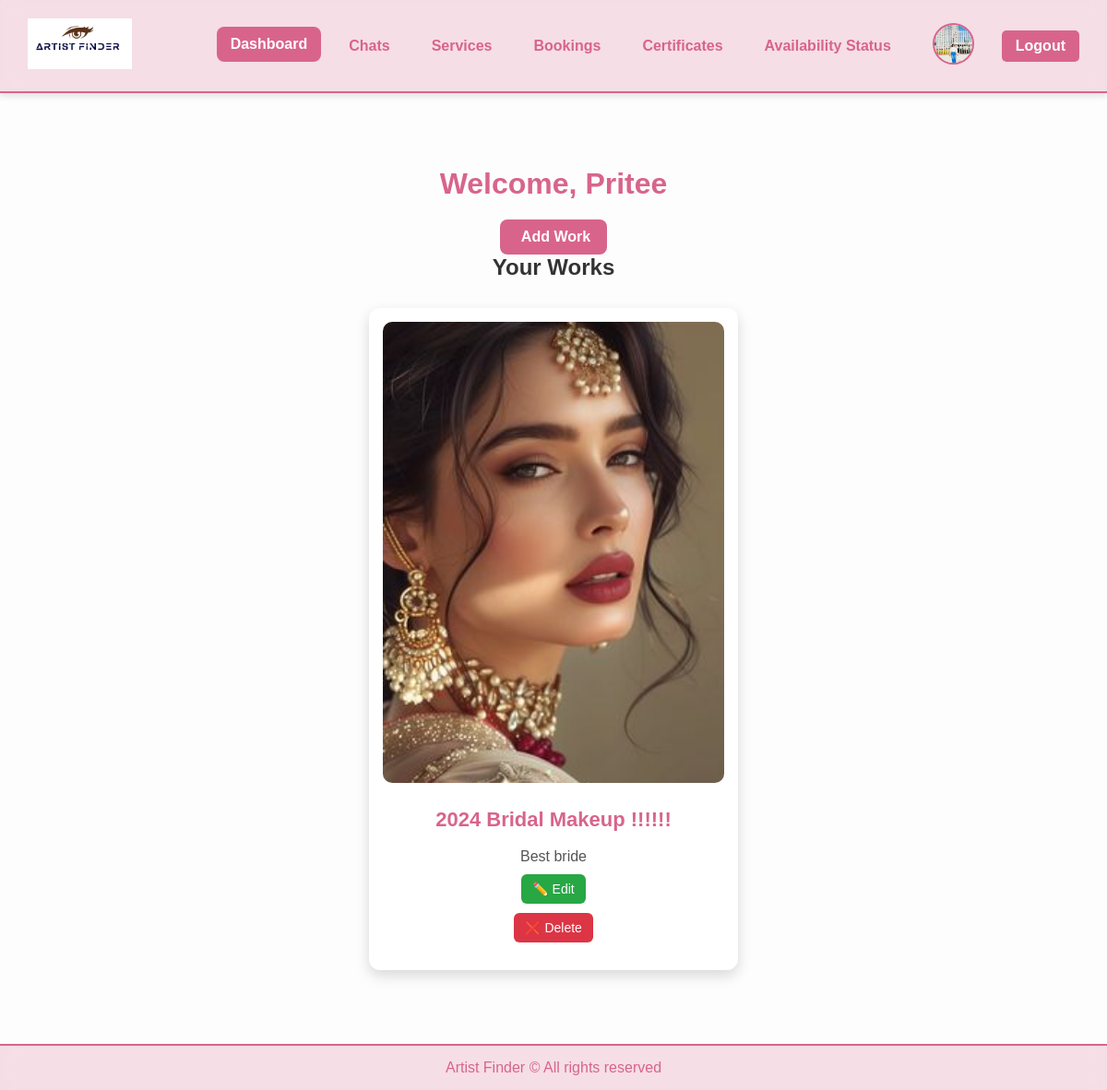
Page /artist-dashboard/ (signed in) on the committed database.
### accounts/models.py (models this page shows, shortened)
class User(AbstractUser):
    username = None  # ✅ Remove username field completely
    email = models.EmailField(unique=True)  # Email as the unique identifier
    phone = models.CharField(max_length=15, unique=True)
    password = models.CharField(max_length=100)
    profile_image = models.ImageField(upload_to="profile_images/", null=True, blank=True)
    city = models.CharField(max_length=100, null=True, blank=True)
    is_verified = models.BooleanField(default=False)
    is_artist = models.BooleanField(default=False)
    otp = models.CharField(max_length=6, blank=True, null=True)  # ✅ Stores OTP
    works_at = models.CharField(max_length=255, null=True, blank=True)
    experience_years = models.IntegerField(default=0, null=True, blank=True)
    is_available = models.BooleanField(default=True)
    USERNAME_FIELD = "email"  # ✅ Login using email instead of username
    REQUIRED_FIELDS = []  # ✅ Don't require username
    objects = CustomUserManager()  # ✅ Use custom manager

class Work(models.Model):
    artist = models.ForeignKey(User, on_delete=models.CASCADE)  # ✅ Reference the corrected User model
    title = models.CharField(max_length=255)
    description = models.TextField(blank=True, null=True)
    image = models.ImageField(upload_to='works/')
    created_at = models.DateTimeField(auto_now_add=True)

### accounts/views.py (the view)
# urls.py: path('artist-dashboard/', views.artist_dashboard, name='artist_dashboard'),
@login_required(login_url='artist_login')
def artist_dashboard(request):
    artist = request.user
    if not artist.is_artist:
        return redirect('artist_login')
    works = Work.objects.filter(artist=artist)
    return render(request, 'accounts/artist_dashboard.html', {'works': works})

### accounts/templates/accounts/artist_dashboard.html (shortened to what this page needs)
{% load static %}
<!DOCTYPE html>
<html lang="en">
<head>
    <link rel="stylesheet" href="{% static 'css/artist_dashboard.css' %}">
</head>
<body>
    <header class="header">
        <div class="logo">
            <img src="{% static 'imagess/logo.png' %}" alt="Artist Finder Logo">
        </div>
        <nav class="navbar">
            <a href="{% url 'artist_dashboard' %}" class="nav-item active">Dashboard</a>
            <a href="{% url 'chat_list' %}" class="nav-item">Chats</a>
            <a href="{% url 'services' %}" class="nav-item">Services</a>
            <a href="{% url 'bookings' %}" class="nav-item">Bookings</a>
            <a href="{% url 'certificates' %}" class="nav-item">Certificates</a>
            <a href="{% url 'availability_status' %}" class="nav-item">Availability Status</a>
            <a href="{% url 'artist_profile' %}" class="nav-item profile-link">
                {% if user.profile_image %}
                    <img src="{{ user.profile_image.url }}" alt="Profile Image" class="profile-img">
                {% else %}
                    <img src="{% static 'images/default_profile.png' %}" alt="Default Profile Image" class="profile-img">
                {% endif %}
            </a>
            <a href="{% url 'artist_logout' %}" class="nav-item logout">Logout</a>
        </nav>
    </header>
    <div class="container">
        <h1>Welcome, {{ user.first_name }}</h1>
        <div class="dashboard-actions">
            <a href="{% url 'add_work' %}" class="btn">
                 Add Work
            </a>
        </div>
        <h2>Your Works</h2>
        {% if works %}
        <div class="works-grid">
            {% for work in works %}
                <div class="card">
                    <img src="{{ work.image.url }}" alt="{{ work.title }}">
                    <div class="card-content">
                        <h3>{{ work.title }}</h3>
                        <p>{{ work.description }}</p>
                        <a href="{% url 'update_work' work.id %}" class="update-btn">✏️ Edit</a>
                        <form id="delete-form-{{ work.id }}" action="{% url 'delete_work' work.id %}" method="POST">
                            <button type="button" class="delete-btn" onclick="confirmDelete('{{ work.id }}')">
                                ❌ Delete
                            </button>
                        </form>
                    </div>
                </div>
            {% endfor %}
        </div>
        {% else %}
            <p class="no-works">No works uploaded yet.</p>
        {% endif %}
    </div>
    <footer class="footer">
        <p>Artist Finder &copy; All rights reserved</p>
    </footer>
</body>
</html>

### accounts/static/css/artist_dashboard.css (style rules this page uses)
* { margin: 0; padding: 0; box-sizing: border-box; font-family: 'Poppins', sans-serif; scroll-behavior: smooth; }
body { background: #fdfdfd; color: #333; min-height: 100vh; display: flex; flex-direction: column; }
.header { display: flex; justify-content: space-between; align-items: center; padding: 15px 30px; background: rgba(216, 100, 140, 0.2); backdrop-filter: blur(10px); border-bottom: 2px solid #D8648C; box-shadow: 0 4px 6px rgba(0, 0, 0, 0.1); }
.logo img { height: 55px; object-fit: contain; transition: transform 0.3s ease-in-out; }
.navbar { display: flex; align-items: center; gap: 15px; }
.nav-item { color: #D8648C; text-decoration: none; font-size: 16px; font-weight: 600; padding: 10px 15px; border-radius: 8px; transition: all 0.3s ease-in-out; }
.nav-item:hover, .nav-item.active { background: #D8648C; color: white; transform: translateY(-2px); }
.profile-link img { width: 45px; height: 45px; border-radius: 50%; border: 2px solid #D8648C; object-fit: cover; transition: transform 0.3s ease-in-out; }
.logout { background: #D8648C; color: white; padding: 8px 15px; border-radius: 5px; transition: all 0.3s; }
.container { max-width: 1200px; margin: 60px auto; padding: 20px; text-align: center; }
h1 { font-size: 32px; font-weight: 600; margin-bottom: 20px; color: #D8648C; }
.works-grid { display: grid; grid-template-columns: repeat(auto-fit, minmax(400px, 1fr)); gap: 30px; margin-top: 30px; justify-content: center; }
.card { background: white; border-radius: 12px; overflow: hidden; transition: transform 0.3s ease-in-out; box-shadow: 0px 6px 15px rgba(0, 0, 0, 0.15); display: flex; flex-direction: column; align-items: center; padding: 15px; }
.card img { width: 100%; height: 400px; object-fit: cover; border-radius: 10px; transition: transform 0.3s ease-in-out; }
.card-content { display: flex; flex-direction: column; align-items: center; gap: 10px; padding: 15px; text-align: center; }
.card h3 { font-size: 22px; color: #D8648C; margin-top: 12px; }
.card p { font-size: 16px; color: #555; margin-top: 8px; }
.footer { background: rgba(216, 100, 140, 0.2); color: #D8648C; text-align: center; padding: 15px; margin-top: auto; border-top: 2px solid #D8648C; backdrop-filter: blur(10px); }
.btn { background: #D8648C; color: white; text-decoration: none; font-size: 16px; font-weight: 600; padding: 10px 18px; border-radius: 8px; display: inline-block; transition: background 0.3s ease-in-out, transform 0.2s; }
.update-btn { background: #28a745; color: white; text-decoration: none; font-size: 14px; padding: 8px 12px; border-radius: 6px; transition: background 0.3s ease-in-out; display: inline-block; }
.delete-btn { background: #dc3545; color: white; font-size: 14px; padding: 8px 12px; border-radius: 6px; border: none; cursor: pointer; transition: background 0.3s ease-in-out; }

### accounts/templates/accounts/artist_dashboard.html (style rules this page uses)
.works-grid { display: grid; grid-template-columns: repeat(auto-fit, minmax(400px, 1fr)); gap: 30px; margin-top: 30px; justify-content: center; }
.card { background: white; border-radius: 12px; overflow: hidden; transition: transform 0.3s ease-in-out; box-shadow: 0px 6px 15px rgba(0, 0, 0, 0.15); display: flex; flex-direction: column; align-items: center; padding: 15px; }
.card img { width: 100%; height: 500px; object-fit: cover; border-radius: 10px; transition: transform 0.3s ease-in-out; }
.card-content { display: flex; flex-direction: column; align-items: center; gap: 10px; padding: 15px; text-align: center; }
.card h3 { font-size: 22px; color: #D8648C; margin-top: 12px; }
.card p { font-size: 16px; color: #555; margin-top: 8px; }

### rows in the picture
User: profile_image (picture), first_name "Pritee"
Work: image (picture), title "2024 Bridal Makeup !!!!!!", description "Best bride"
